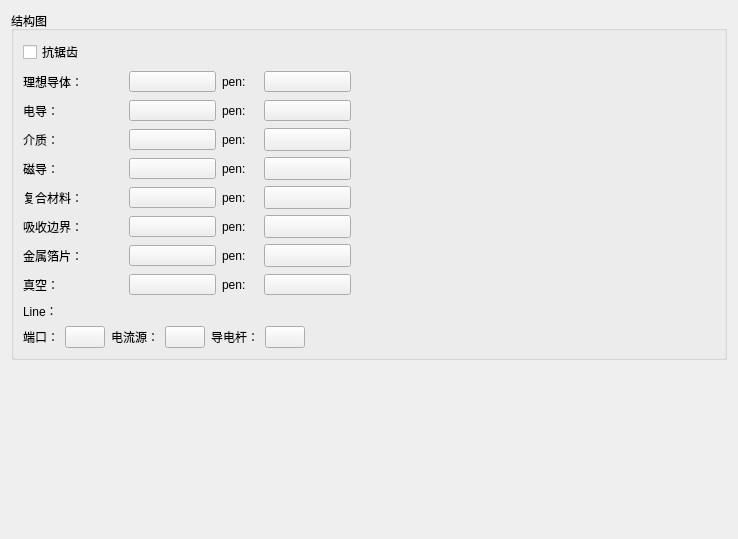
<?xml version="1.0" encoding="UTF-8"?>
<ui version="4.0">
 <class>StructConfigWidget</class>
 <widget class="QWidget" name="StructConfigWidget">
  <property name="geometry">
   <rect>
    <x>0</x>
    <y>0</y>
    <width>738</width>
    <height>539</height>
   </rect>
  </property>
  <property name="windowTitle">
   <string>Form</string>
  </property>
  <layout class="QGridLayout" name="gridLayout_2">
   <item row="0" column="0">
    <widget class="QGroupBox" name="groupBox_5">
     <property name="minimumSize">
      <size>
       <width>0</width>
       <height>347</height>
      </size>
     </property>
     <property name="maximumSize">
      <size>
       <width>16777215</width>
       <height>16777215</height>
      </size>
     </property>
     <property name="title">
      <string>结构图</string>
     </property>
     <layout class="QGridLayout" name="gridLayout">
      <item row="0" column="0">
       <widget class="QCheckBox" name="structcheckBox">
        <property name="text">
         <string>抗锯齿</string>
        </property>
       </widget>
      </item>
      <item row="1" column="0">
       <layout class="QVBoxLayout" name="verticalLayout_2">
        <item>
         <layout class="QHBoxLayout" name="horizontalLayout_4">
          <item>
           <widget class="QLabel" name="label_10">
            <property name="minimumSize">
             <size>
              <width>100</width>
              <height>15</height>
             </size>
            </property>
            <property name="maximumSize">
             <size>
              <width>100</width>
              <height>15</height>
             </size>
            </property>
            <property name="text">
             <string>理想导体：</string>
            </property>
           </widget>
          </item>
          <item>
           <widget class="StructButton" name="PerfectConductorColor">
            <property name="minimumSize">
             <size>
              <width>87</width>
              <height>21</height>
             </size>
            </property>
            <property name="maximumSize">
             <size>
              <width>87</width>
              <height>21</height>
             </size>
            </property>
            <property name="text">
             <string/>
            </property>
           </widget>
          </item>
          <item>
           <widget class="QLabel" name="label_15">
            <property name="minimumSize">
             <size>
              <width>36</width>
              <height>23</height>
             </size>
            </property>
            <property name="maximumSize">
             <size>
              <width>26</width>
              <height>23</height>
             </size>
            </property>
            <property name="text">
             <string>pen:</string>
            </property>
           </widget>
          </item>
          <item>
           <widget class="StructButton" name="PerfectConductorlineColor">
            <property name="minimumSize">
             <size>
              <width>87</width>
              <height>21</height>
             </size>
            </property>
            <property name="maximumSize">
             <size>
              <width>87</width>
              <height>21</height>
             </size>
            </property>
            <property name="text">
             <string/>
            </property>
           </widget>
          </item>
          <item>
           <spacer name="horizontalSpacer_10">
            <property name="orientation">
             <enum>Qt::Horizontal</enum>
            </property>
            <property name="sizeHint" stdset="0">
             <size>
              <width>40</width>
              <height>20</height>
             </size>
            </property>
           </spacer>
          </item>
         </layout>
        </item>
        <item>
         <layout class="QHBoxLayout" name="horizontalLayout_5">
          <item>
           <widget class="QLabel" name="label_11">
            <property name="minimumSize">
             <size>
              <width>100</width>
              <height>15</height>
             </size>
            </property>
            <property name="maximumSize">
             <size>
              <width>100</width>
              <height>15</height>
             </size>
            </property>
            <property name="text">
             <string>电导：</string>
            </property>
           </widget>
          </item>
          <item>
           <widget class="StructButton" name="ConductorNewColor">
            <property name="minimumSize">
             <size>
              <width>87</width>
              <height>21</height>
             </size>
            </property>
            <property name="maximumSize">
             <size>
              <width>87</width>
              <height>21</height>
             </size>
            </property>
            <property name="text">
             <string/>
            </property>
           </widget>
          </item>
          <item>
           <widget class="QLabel" name="label_16">
            <property name="minimumSize">
             <size>
              <width>36</width>
              <height>23</height>
             </size>
            </property>
            <property name="maximumSize">
             <size>
              <width>36</width>
              <height>23</height>
             </size>
            </property>
            <property name="text">
             <string>pen:</string>
            </property>
           </widget>
          </item>
          <item>
           <widget class="StructButton" name="ConductorNewlineColor">
            <property name="minimumSize">
             <size>
              <width>87</width>
              <height>21</height>
             </size>
            </property>
            <property name="maximumSize">
             <size>
              <width>87</width>
              <height>21</height>
             </size>
            </property>
            <property name="text">
             <string/>
            </property>
           </widget>
          </item>
          <item>
           <spacer name="horizontalSpacer_6">
            <property name="orientation">
             <enum>Qt::Horizontal</enum>
            </property>
            <property name="sizeHint" stdset="0">
             <size>
              <width>40</width>
              <height>20</height>
             </size>
            </property>
           </spacer>
          </item>
         </layout>
        </item>
        <item>
         <layout class="QHBoxLayout" name="horizontalLayout_6">
          <item>
           <widget class="QLabel" name="label_12">
            <property name="minimumSize">
             <size>
              <width>100</width>
              <height>15</height>
             </size>
            </property>
            <property name="maximumSize">
             <size>
              <width>100</width>
              <height>15</height>
             </size>
            </property>
            <property name="text">
             <string>介质：</string>
            </property>
           </widget>
          </item>
          <item>
           <widget class="StructButton" name="DiolectricColor">
            <property name="minimumSize">
             <size>
              <width>87</width>
              <height>21</height>
             </size>
            </property>
            <property name="maximumSize">
             <size>
              <width>87</width>
              <height>21</height>
             </size>
            </property>
            <property name="text">
             <string/>
            </property>
           </widget>
          </item>
          <item>
           <widget class="QLabel" name="label_17">
            <property name="minimumSize">
             <size>
              <width>36</width>
              <height>23</height>
             </size>
            </property>
            <property name="maximumSize">
             <size>
              <width>36</width>
              <height>23</height>
             </size>
            </property>
            <property name="text">
             <string>pen:</string>
            </property>
           </widget>
          </item>
          <item>
           <widget class="StructButton" name="DiolectriclineColor">
            <property name="minimumSize">
             <size>
              <width>87</width>
              <height>23</height>
             </size>
            </property>
            <property name="maximumSize">
             <size>
              <width>87</width>
              <height>23</height>
             </size>
            </property>
            <property name="text">
             <string/>
            </property>
           </widget>
          </item>
          <item>
           <spacer name="horizontalSpacer_7">
            <property name="orientation">
             <enum>Qt::Horizontal</enum>
            </property>
            <property name="sizeHint" stdset="0">
             <size>
              <width>40</width>
              <height>20</height>
             </size>
            </property>
           </spacer>
          </item>
         </layout>
        </item>
        <item>
         <layout class="QHBoxLayout" name="horizontalLayout_7">
          <item>
           <widget class="QLabel" name="label_13">
            <property name="minimumSize">
             <size>
              <width>100</width>
              <height>15</height>
             </size>
            </property>
            <property name="maximumSize">
             <size>
              <width>100</width>
              <height>15</height>
             </size>
            </property>
            <property name="text">
             <string>磁导：</string>
            </property>
           </widget>
          </item>
          <item>
           <widget class="StructButton" name="PermeabilityColor">
            <property name="minimumSize">
             <size>
              <width>87</width>
              <height>21</height>
             </size>
            </property>
            <property name="maximumSize">
             <size>
              <width>87</width>
              <height>21</height>
             </size>
            </property>
            <property name="text">
             <string/>
            </property>
           </widget>
          </item>
          <item>
           <widget class="QLabel" name="label_18">
            <property name="minimumSize">
             <size>
              <width>36</width>
              <height>23</height>
             </size>
            </property>
            <property name="text">
             <string>pen:</string>
            </property>
           </widget>
          </item>
          <item>
           <widget class="StructButton" name="PermeabilitylineColor">
            <property name="minimumSize">
             <size>
              <width>87</width>
              <height>23</height>
             </size>
            </property>
            <property name="maximumSize">
             <size>
              <width>87</width>
              <height>23</height>
             </size>
            </property>
            <property name="text">
             <string/>
            </property>
           </widget>
          </item>
          <item>
           <spacer name="horizontalSpacer_8">
            <property name="orientation">
             <enum>Qt::Horizontal</enum>
            </property>
            <property name="sizeHint" stdset="0">
             <size>
              <width>40</width>
              <height>20</height>
             </size>
            </property>
           </spacer>
          </item>
         </layout>
        </item>
        <item>
         <layout class="QHBoxLayout" name="horizontalLayout_8">
          <item>
           <widget class="QLabel" name="label_14">
            <property name="minimumSize">
             <size>
              <width>100</width>
              <height>15</height>
             </size>
            </property>
            <property name="maximumSize">
             <size>
              <width>81</width>
              <height>15</height>
             </size>
            </property>
            <property name="text">
             <string>复合材料：</string>
            </property>
           </widget>
          </item>
          <item>
           <widget class="StructButton" name="dielectirAndconductanceColor">
            <property name="minimumSize">
             <size>
              <width>87</width>
              <height>21</height>
             </size>
            </property>
            <property name="maximumSize">
             <size>
              <width>87</width>
              <height>21</height>
             </size>
            </property>
            <property name="text">
             <string/>
            </property>
           </widget>
          </item>
          <item>
           <widget class="QLabel" name="label_19">
            <property name="minimumSize">
             <size>
              <width>36</width>
              <height>23</height>
             </size>
            </property>
            <property name="maximumSize">
             <size>
              <width>36</width>
              <height>23</height>
             </size>
            </property>
            <property name="text">
             <string>pen:</string>
            </property>
           </widget>
          </item>
          <item>
           <widget class="StructButton" name="dielectirAndconductancelineColor">
            <property name="minimumSize">
             <size>
              <width>87</width>
              <height>23</height>
             </size>
            </property>
            <property name="maximumSize">
             <size>
              <width>87</width>
              <height>23</height>
             </size>
            </property>
            <property name="text">
             <string/>
            </property>
           </widget>
          </item>
          <item>
           <spacer name="horizontalSpacer_9">
            <property name="orientation">
             <enum>Qt::Horizontal</enum>
            </property>
            <property name="sizeHint" stdset="0">
             <size>
              <width>40</width>
              <height>20</height>
             </size>
            </property>
           </spacer>
          </item>
         </layout>
        </item>
        <item>
         <layout class="QHBoxLayout" name="horizontalLayout_9">
          <item>
           <widget class="QLabel" name="label_43">
            <property name="minimumSize">
             <size>
              <width>100</width>
              <height>15</height>
             </size>
            </property>
            <property name="maximumSize">
             <size>
              <width>100</width>
              <height>15</height>
             </size>
            </property>
            <property name="text">
             <string>吸收边界：</string>
            </property>
           </widget>
          </item>
          <item>
           <widget class="StructButton" name="FreespaceColor">
            <property name="minimumSize">
             <size>
              <width>87</width>
              <height>21</height>
             </size>
            </property>
            <property name="maximumSize">
             <size>
              <width>87</width>
              <height>21</height>
             </size>
            </property>
            <property name="text">
             <string/>
            </property>
           </widget>
          </item>
          <item>
           <widget class="QLabel" name="label_44">
            <property name="minimumSize">
             <size>
              <width>36</width>
              <height>23</height>
             </size>
            </property>
            <property name="maximumSize">
             <size>
              <width>36</width>
              <height>23</height>
             </size>
            </property>
            <property name="text">
             <string>pen:</string>
            </property>
           </widget>
          </item>
          <item>
           <widget class="StructButton" name="FreespacelineColor">
            <property name="minimumSize">
             <size>
              <width>87</width>
              <height>23</height>
             </size>
            </property>
            <property name="maximumSize">
             <size>
              <width>87</width>
              <height>23</height>
             </size>
            </property>
            <property name="text">
             <string/>
            </property>
           </widget>
          </item>
          <item>
           <spacer name="horizontalSpacer_17">
            <property name="orientation">
             <enum>Qt::Horizontal</enum>
            </property>
            <property name="sizeHint" stdset="0">
             <size>
              <width>40</width>
              <height>20</height>
             </size>
            </property>
           </spacer>
          </item>
         </layout>
        </item>
        <item>
         <layout class="QHBoxLayout" name="horizontalLayout_14">
          <item>
           <widget class="QLabel" name="label_45">
            <property name="minimumSize">
             <size>
              <width>100</width>
              <height>15</height>
             </size>
            </property>
            <property name="maximumSize">
             <size>
              <width>100</width>
              <height>15</height>
             </size>
            </property>
            <property name="text">
             <string>金属箔片：</string>
            </property>
           </widget>
          </item>
          <item>
           <widget class="StructButton" name="FOILColor">
            <property name="minimumSize">
             <size>
              <width>87</width>
              <height>21</height>
             </size>
            </property>
            <property name="maximumSize">
             <size>
              <width>87</width>
              <height>21</height>
             </size>
            </property>
            <property name="text">
             <string/>
            </property>
           </widget>
          </item>
          <item>
           <widget class="QLabel" name="label_46">
            <property name="minimumSize">
             <size>
              <width>36</width>
              <height>23</height>
             </size>
            </property>
            <property name="maximumSize">
             <size>
              <width>36</width>
              <height>23</height>
             </size>
            </property>
            <property name="text">
             <string>pen:</string>
            </property>
           </widget>
          </item>
          <item>
           <widget class="StructButton" name="FOILlineColor">
            <property name="minimumSize">
             <size>
              <width>87</width>
              <height>23</height>
             </size>
            </property>
            <property name="maximumSize">
             <size>
              <width>87</width>
              <height>23</height>
             </size>
            </property>
            <property name="text">
             <string/>
            </property>
           </widget>
          </item>
          <item>
           <spacer name="horizontalSpacer_18">
            <property name="orientation">
             <enum>Qt::Horizontal</enum>
            </property>
            <property name="sizeHint" stdset="0">
             <size>
              <width>40</width>
              <height>20</height>
             </size>
            </property>
           </spacer>
          </item>
         </layout>
        </item>
        <item>
         <layout class="QHBoxLayout" name="horizontalLayout_17">
          <item>
           <widget class="QLabel" name="label_26">
            <property name="minimumSize">
             <size>
              <width>100</width>
              <height>15</height>
             </size>
            </property>
            <property name="maximumSize">
             <size>
              <width>100</width>
              <height>15</height>
             </size>
            </property>
            <property name="text">
             <string>真空：</string>
            </property>
           </widget>
          </item>
          <item>
           <widget class="StructButton" name="VacuoColor">
            <property name="minimumSize">
             <size>
              <width>87</width>
              <height>21</height>
             </size>
            </property>
            <property name="maximumSize">
             <size>
              <width>87</width>
              <height>21</height>
             </size>
            </property>
            <property name="text">
             <string/>
            </property>
           </widget>
          </item>
          <item>
           <widget class="QLabel" name="label_27">
            <property name="minimumSize">
             <size>
              <width>36</width>
              <height>23</height>
             </size>
            </property>
            <property name="maximumSize">
             <size>
              <width>26</width>
              <height>23</height>
             </size>
            </property>
            <property name="text">
             <string>pen:</string>
            </property>
           </widget>
          </item>
          <item>
           <widget class="StructButton" name="VacuolineColor">
            <property name="minimumSize">
             <size>
              <width>87</width>
              <height>21</height>
             </size>
            </property>
            <property name="maximumSize">
             <size>
              <width>87</width>
              <height>21</height>
             </size>
            </property>
            <property name="text">
             <string/>
            </property>
           </widget>
          </item>
          <item>
           <spacer name="horizontalSpacer_12">
            <property name="orientation">
             <enum>Qt::Horizontal</enum>
            </property>
            <property name="sizeHint" stdset="0">
             <size>
              <width>40</width>
              <height>20</height>
             </size>
            </property>
           </spacer>
          </item>
         </layout>
        </item>
       </layout>
      </item>
      <item row="2" column="0">
       <widget class="QLabel" name="label_22">
        <property name="text">
         <string>Line：</string>
        </property>
       </widget>
      </item>
      <item row="3" column="0">
       <layout class="QHBoxLayout" name="horizontalLayout_15">
        <item>
         <widget class="QLabel" name="label_23">
          <property name="text">
           <string>端口：</string>
          </property>
         </widget>
        </item>
        <item>
         <widget class="StructButton" name="Port">
          <property name="text">
           <string/>
          </property>
         </widget>
        </item>
        <item>
         <widget class="QLabel" name="label_24">
          <property name="text">
           <string>电流源：</string>
          </property>
         </widget>
        </item>
        <item>
         <widget class="StructButton" name="Driver">
          <property name="text">
           <string/>
          </property>
         </widget>
        </item>
        <item>
         <widget class="QLabel" name="label_25">
          <property name="text">
           <string>导电杆：</string>
          </property>
         </widget>
        </item>
        <item>
         <widget class="StructButton" name="Inductor">
          <property name="text">
           <string/>
          </property>
         </widget>
        </item>
        <item>
         <spacer name="horizontalSpacer_13">
          <property name="orientation">
           <enum>Qt::Horizontal</enum>
          </property>
          <property name="sizeHint" stdset="0">
           <size>
            <width>40</width>
            <height>20</height>
           </size>
          </property>
         </spacer>
        </item>
       </layout>
      </item>
     </layout>
    </widget>
   </item>
   <item row="1" column="0">
    <spacer name="verticalSpacer">
     <property name="orientation">
      <enum>Qt::Vertical</enum>
     </property>
     <property name="sizeHint" stdset="0">
      <size>
       <width>20</width>
       <height>165</height>
      </size>
     </property>
    </spacer>
   </item>
  </layout>
 </widget>
 <customwidgets>
  <customwidget>
   <class>StructButton</class>
   <extends>QPushButton</extends>
   <header>structbutton.h</header>
  </customwidget>
 </customwidgets>
 <resources/>
 <connections/>
</ui>
